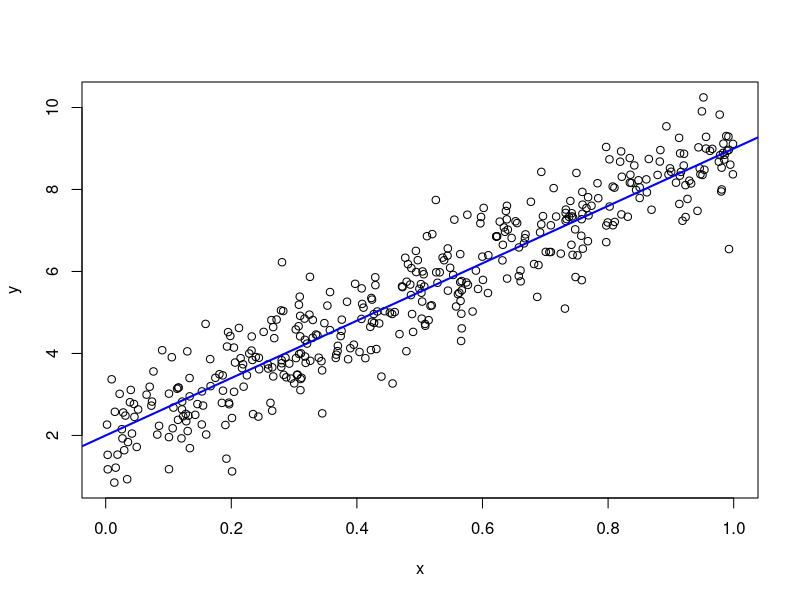

Generate this figure with R:
a <- 2
b <- 7
sigSq <- 0.5
n <- 400

set.seed(1234)
x <- runif(n)
y <- a + b * x + rnorm(n, sd = sqrt(sigSq))

(avgX <- mean(x))

plot(x, y)
abline(a, b, col = "blue", lwd = 2)

sessionInfo()



